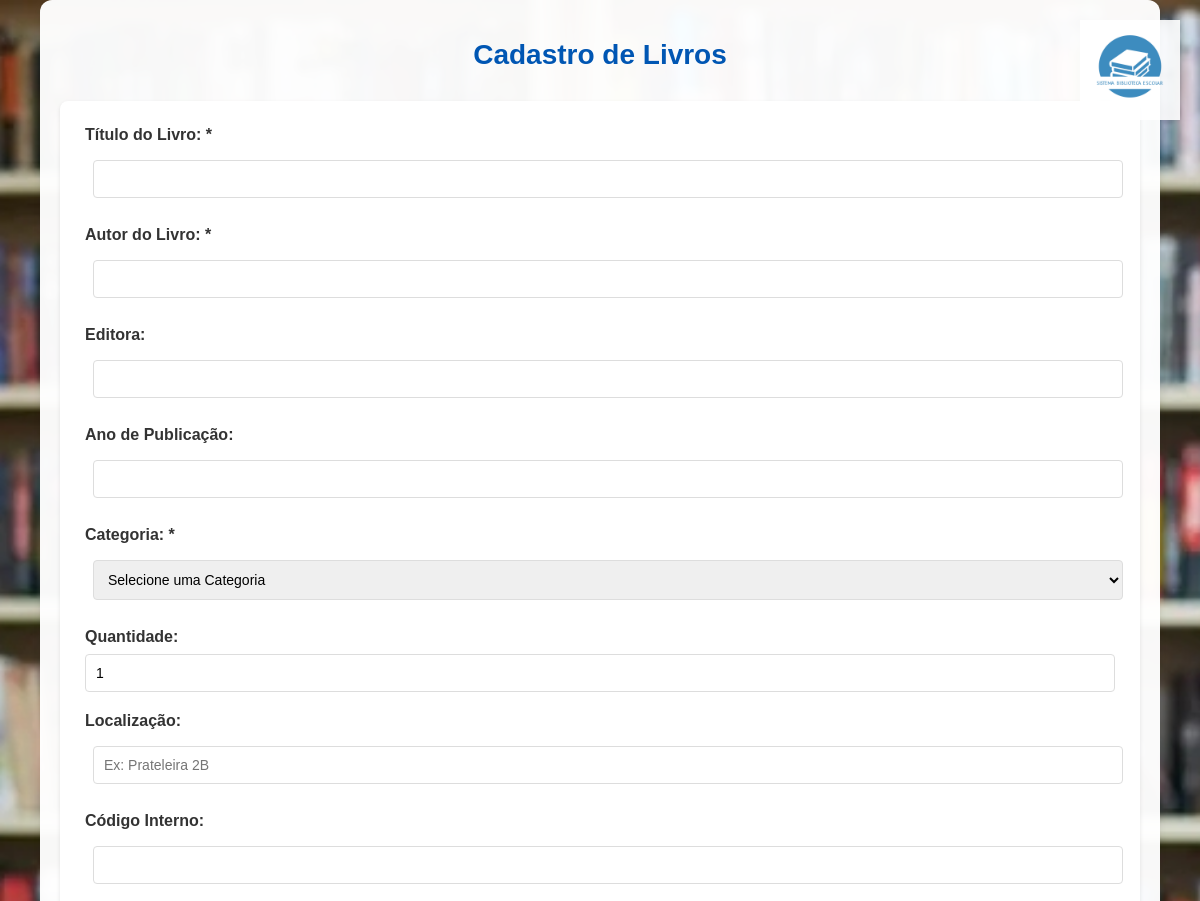
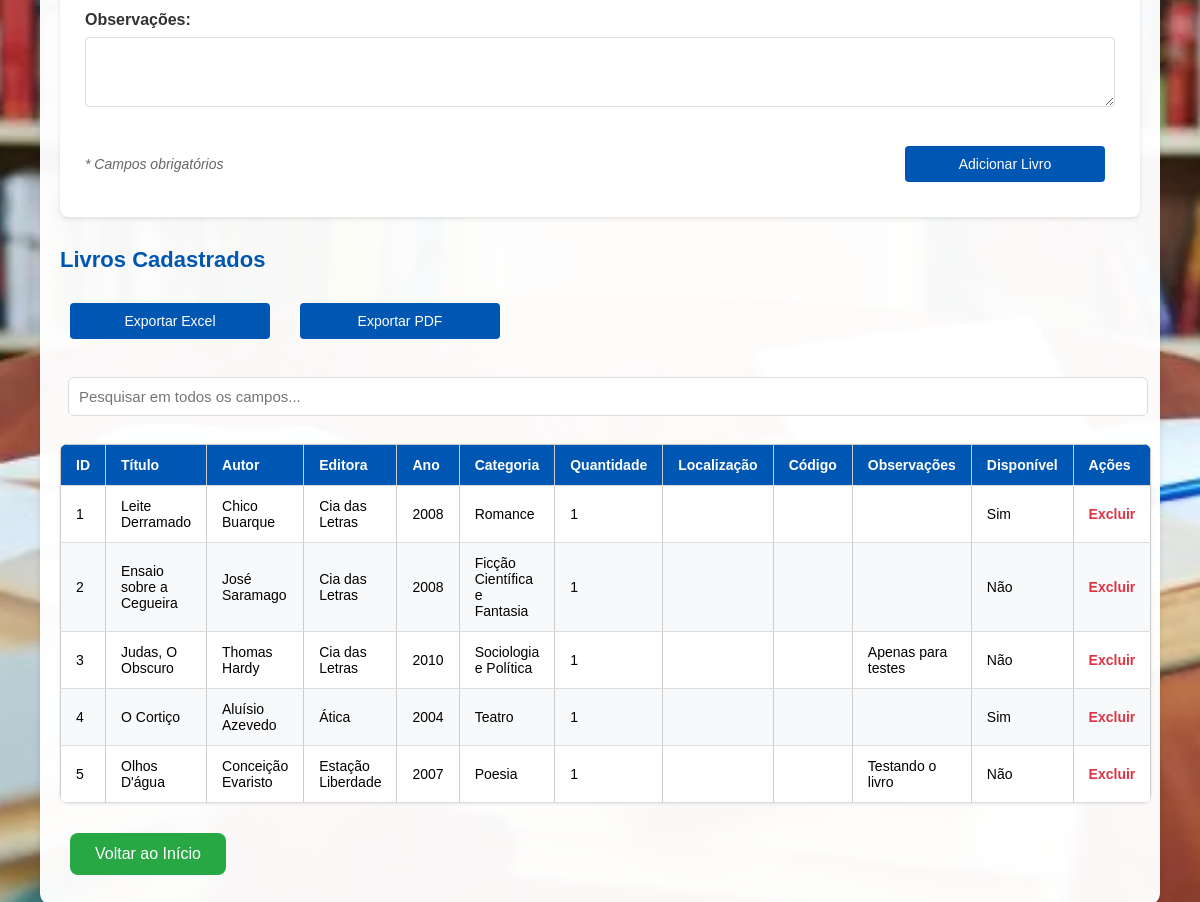
Screenshot of /livros (signed in) with the database file from the repository (2 pictures, top to bottom).
### tables this page shows
CREATE TABLE livros (
    id INTEGER PRIMARY KEY AUTOINCREMENT,
    titulo TEXT NOT NULL,
    autor TEXT NOT NULL,
    editora TEXT,
    ano TEXT,
    categoria TEXT,
    quantidade INTEGER DEFAULT 0,
    localizacao TEXT,
    codigo_interno TEXT,
    observacoes TEXT,
    disponivel INTEGER DEFAULT 1,
    escola_id INTEGER NOT NULL,
    FOREIGN KEY (escola_id) REFERENCES escolas(id)
);

### app.py (the view, shortened to what this page needs)
@app.route('/livros', methods=['GET', 'POST'])
def livros():
    if 'usuario_cpf' not in session:
        return redirect(url_for('login'))
    conn = get_db_connection()
    if session.get('tipo_usuario') == 'super_admin':
        livros = conn.execute('''
            SELECT l.*, e.nome as escola_nome
            FROM livros l
            JOIN escolas e ON l.escola_id = e.id
        ''').fetchall()
    conn.close()
    return render_template('livros.html', livros=livros, usuario_cpf=session['usuario_cpf'])

### app.py (called while the page is built)
def get_db_connection():
    conn = sqlite3.connect('database_new.db')
    conn.row_factory = sqlite3.Row
    return conn

### templates/livros.html (shortened to what this page needs)
<!DOCTYPE html>
<html lang="pt-br">
<head>
  <link rel="stylesheet" href="{{ url_for('static', filename='style.css') }}">
</head>
<body>
  <div class="logo-container">
    <img src="{{ url_for('static', filename='logosbe.png') }}" alt="Logo Sistema Biblioteca Escolar">
  </div>
  <div class="container">
    <h1>Cadastro de Livros</h1>
    <div class="form-container">
      <form method="POST" id="formLivro">
        <div class="form-group">
          <label for="titulo">Título do Livro: *</label>
          <input type="text" id="titulo" name="titulo" required>
        </div>
        <div class="form-group">
          <label for="autor">Autor do Livro: *</label>
          <input type="text" id="autor" name="autor" required>
        </div>
        <div class="form-group">
          <label for="editora">Editora:</label>
          <input type="text" id="editora" name="editora">
        </div>
        <div class="form-group">
          <label for="ano">Ano de Publicação:</label>
          <input type="text" id="ano" name="ano">
        </div>
        <div class="form-group">
          <label for="categoria">Categoria: *</label>
          <select id="categoria" name="categoria" required>
            <option value="">Selecione uma Categoria</option>
          </select>
        </div>
        <div class="form-group">
          <label for="quantidade">Quantidade:</label>
          <input type="number" id="quantidade" name="quantidade" min="0" value="1">
        </div>
        <div class="form-group">
          <label for="localizacao">Localização:</label>
          <input type="text" id="localizacao" name="localizacao" placeholder="Ex: Prateleira 2B">
        </div>
        <div class="form-group">
          <label for="codigo_interno">Código Interno:</label>
          <input type="text" id="codigo_interno" name="codigo_interno">
        </div>
        <div class="form-group">
          <label for="observacoes">Observações:</label>
          <textarea id="observacoes" name="observacoes" rows="3"></textarea>
        </div>
        <div class="form-footer">
          <small class="required-info">* Campos obrigatórios</small>
          <button type="submit" class="main-button">Adicionar Livro</button>
        </div>
      </form>
    </div>
    <h2>Livros Cadastrados</h2>
    <div class="export-buttons">
      <a href="{{ url_for('exportar_livros_excel') }}">
        <button class="main-button">Exportar Excel</button>
      </a>
      <a href="{{ url_for('exportar_livros_pdf') }}">
        <button class="main-button">Exportar PDF</button>
      </a>
    </div>
    <input type="text" id="searchLivro" placeholder="Pesquisar em todos os campos..." class="search-bar" onkeyup="filtrarLivros()">
    {% if livros %}
    <table>
      <thead>
        <tr>
          <th>ID</th>
          <th>Título</th>
          <th>Autor</th>
          <th>Editora</th>
          <th>Ano</th>
          <th>Categoria</th>
          <th>Quantidade</th>
          <th>Localização</th>
          <th>Código</th>
          <th>Observações</th>
          <th>Disponível</th>
          <th>Ações</th>
        </tr>
      </thead>
      <tbody>
        {% for livro in livros %}
        <tr>
          <td>{{ livro.id }}</td>
          <td>{{ livro.titulo }}</td>
          <td>{{ livro.autor }}</td>
          <td>{{ livro.editora }}</td>
          <td>{{ livro.ano }}</td>
          <td>{{ livro.categoria }}</td>
          <td>{{ livro.quantidade }}</td>
          <td>{{ livro.localizacao }}</td>
          <td>{{ livro.codigo_interno }}</td>
          <td>{{ livro.observacoes }}</td>
          <td>{{ 'Sim' if livro.disponivel else 'Não' }}</td>
          <td>
            <a href="{{ url_for('excluir_livro', id=livro.id) }}" class="delete-button" onclick="return confirm('Tem certeza que deseja excluir este livro?')">Excluir</a>
          </td>
        </tr>
        {% endfor %}
      </tbody>
    </table>
    {% else %}
    <p class="empty-message">Nenhum livro cadastrado ainda.</p>
    {% endif %}
    <div class="back-container">
      <a href="{{ url_for('index') }}" class="back-button">Voltar ao Início</a>
    </div>
  </div>
</body>
</html>

### static/style.css (style rules this page uses)
body { margin: 0; padding: 0; min-height: 100vh; font-family: Arial, sans-serif; background: url('../static/livro.png.png') no-repeat center center fixed; background-size: cover; display: flex; flex-direction: column; align-items: center; }
.container { background-color: rgba(255, 255, 255, 0.97); padding: 40px; border-radius: 12px; box-shadow: 0 4px 6px rgba(0, 0, 0, 0.1); width: 90%; max-width: 1000px; margin: 40px auto; position: relative; padding-top: 20px; }
.main-button { display: inline-block; padding: 10px 20px; background-color: #004aad; color: white; text-decoration: none; border-radius: 4px; transition: background-color 0.2s; border: none; cursor: pointer; }
.back-button { display: inline-block; padding: 8px 16px; background-color: #28a745; color: white; text-decoration: none; border-radius: 4px; transition: background-color 0.2s; margin-top: 20px; }
table { width: 100%; border-collapse: collapse; margin: 20px 0; background-color: white; }
th, td { padding: 12px; text-align: left; border-bottom: 1px solid #ddd; }
th { background-color: #004aad; color: white; }
tr:nth-child(even) { background-color: #f8f9fa; }
input[type="text"], input[type="password"], input[type="date"] { padding: 8px; border: 1px solid #ddd; border-radius: 4px; width: 100%; box-sizing: border-box; margin-bottom: 10px; }
label { display: block; margin-bottom: 5px; color: #333; }
h1 { font-size: 2rem; margin-bottom: 20px; color: #004aad; }
h2 { font-size: 1.5rem; margin: 30px 0 20px; color: #003580; }
input[type="text"], input[type="date"], select { padding: 10px; margin: 8px; width: 250px; border-radius: 6px; border: 1px solid #ccc; font-size: 15px; }
button, .register-button { padding: 10px 18px; margin: 8px; font-size: 15px; border: none; border-radius: 6px; background-color: #004aad; color: white; cursor: pointer; }
.main-button { padding: 12px 25px; margin: 10px; font-size: 16px; background-color: #004aad; color: white; border: none; border-radius: 8px; cursor: pointer; transition: background 0.3s; }
.back-button { padding: 12px 25px; margin: 10px auto; font-size: 16px; background-color: #28a745; color: white; border: none; border-radius: 8px; cursor: pointer; display: inline-block; text-decoration: none; }
table { width: 100%; border-collapse: collapse; margin-top: 20px; }
th, td { padding: 12px 8px; text-align: center; border: 1px solid #ccc; font-size: 14px; }
th { background-color: #003580; color: white; }
.search-bar { margin-top: 10px; padding: 8px; width: 280px; border-radius: 6px; border: 1px solid #ccc; font-size: 15px; }
a.main-button, a.back-button { display: inline-block; padding: 12px 25px; margin: 10px; font-size: 16px; background-color: #004aad; color: white; border: none; border-radius: 8px; cursor: pointer; text-decoration: none; text-align: center; transition: background 0.3s; }
a.back-button { background-color: #28a745; }
.main-button { padding: 12px 25px; font-size: 16px; background-color: #004aad; color: white; border: none; border-radius: 8px; cursor: pointer; text-decoration: none; transition: background-color 0.3s; min-width: 200px; text-align: center; }
.back-button { padding: 10px 20px; font-size: 16px; background-color: #28a745; color: white; border: none; border-radius: 8px; cursor: pointer; text-decoration: none; transition: background-color 0.3s; display: inline-block; }
table { width: 100%; border-collapse: collapse; margin: 20px 0; background-color: white; border-radius: 8px; overflow: hidden; }
th, td { padding: 12px 15px; text-align: left; border-bottom: 1px solid #ddd; }
th { background-color: #004aad; color: white; font-weight: 500; }
input[type="text"], input[type="password"], input[type="date"], select { width: 100%; padding: 10px; border: 1px solid #ddd; border-radius: 6px; font-size: 15px; box-sizing: border-box; }
h1 { color: #004aad; margin-bottom: 30px; text-align: center; font-size: 28px; }
h2 { color: #003580; margin: 25px 0 15px; font-size: 22px; }
.logo-container { position: fixed; top: 20px; right: 20px; z-index: 1000; }
.logo-container img { width: 100px; height: auto; opacity: 0.9; }

### rows the page displays
livros: id "1", titulo "Leite Derramado", autor "Chico Buarque", editora "Cia das Letras", ano "2008", categoria "Romance", quantidade "1", disponivel "Sim"
livros: id "2", titulo "Ensaio sobre a Cegueira", autor "José Saramago", editora "Cia das Letras", ano "2008", categoria "Ficção Científica e Fantasia", quantidade "1", disponivel "Não"
livros: id "3", titulo "Judas, O Obscuro", autor "Thomas Hardy", editora "Cia das Letras", ano "2010", categoria "Sociologia e Política", quantidade "1", observacoes "Apenas para testes", disponivel "Não"
livros: id "4", titulo "O Cortiço", autor "Aluísio Azevedo", editora "Ática", ano "2004", categoria "Teatro", quantidade "1", disponivel "Sim"
livros: id "5", titulo "Olhos D'água", autor "Conceição Evaristo", editora "Estação Liberdade", ano "2007", categoria "Poesia", quantidade "1", observacoes "Testando o livro", disponivel "Não"
